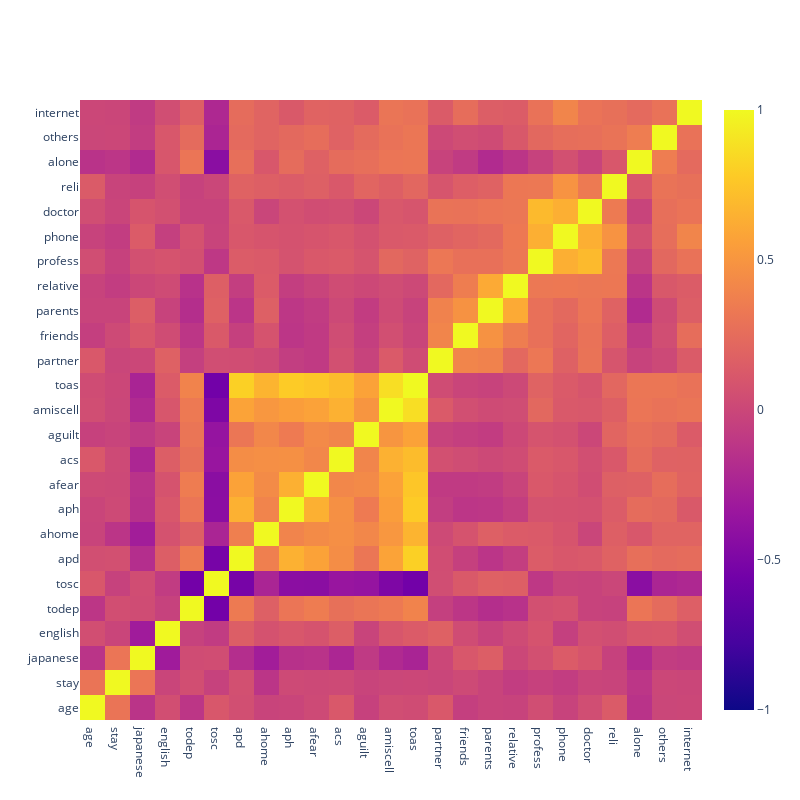

Source (notebook cell):
### Markdown cell above
### Correlation Plot

### Code cell
# List the columns that are continuous variables
continuous_variables = ['age', 'stay', 'japanese', 'english', 'todep', 'tosc', 'apd', 'ahome', 'aph', 'afear', 'acs', 'aguilt', 'amiscell', 'toas', 'partner', 'friends', 'parents', 'relative', 'profess', 'phone', 'doctor', 'reli', 'alone', 'others', 'internet']

# Create a subset dataframe only the columns of the continous variables
data_cont = data[continuous_variables]

# Create a pearson correlation
data_corr = data_cont.corr(method='pearson')

# Build the Heatmap
fig = go.Figure(go.Heatmap(x=data_corr.columns, y=data_corr.columns, z=data_corr.values.tolist(), zmin=-1, zmax=1))
                
# Adjust the plot size
fig.update_layout(width=800, height=800)

# Show the plot
fig.show()

### Figure 1 — Plotly figure (JSON) as saved in the notebook; plotly's stock layout.template omitted (floating-point values rounded to 4 significant figures; data arrays with more than 128 entries replaced by an {"elided": "..."} marker saying what was removed)
{"data": [{"type": "heatmap", "x": ["age", "stay", "japanese", "english", "todep", "tosc", "apd", "ahome", "aph", "afear", "acs", "aguilt", "amiscell", "toas", "partner", "friends", "parents", "relative", "profess", "phone", "doctor", "reli", "alone", "others", "internet"], "y": ["age", "stay", "japanese", "english", "todep", "tosc", "apd", "ahome", "aph", "afear", "acs", "aguilt", "amiscell", "toas", "partner", "friends", "parents", "relative", "profess", "phone", "doctor", "reli", "alone", "others", "internet"], "z": {"elided": "25x25 float values"}, "zmax": 1, "zmin": -1}], "layout": {"height": 800, "width": 800}}
